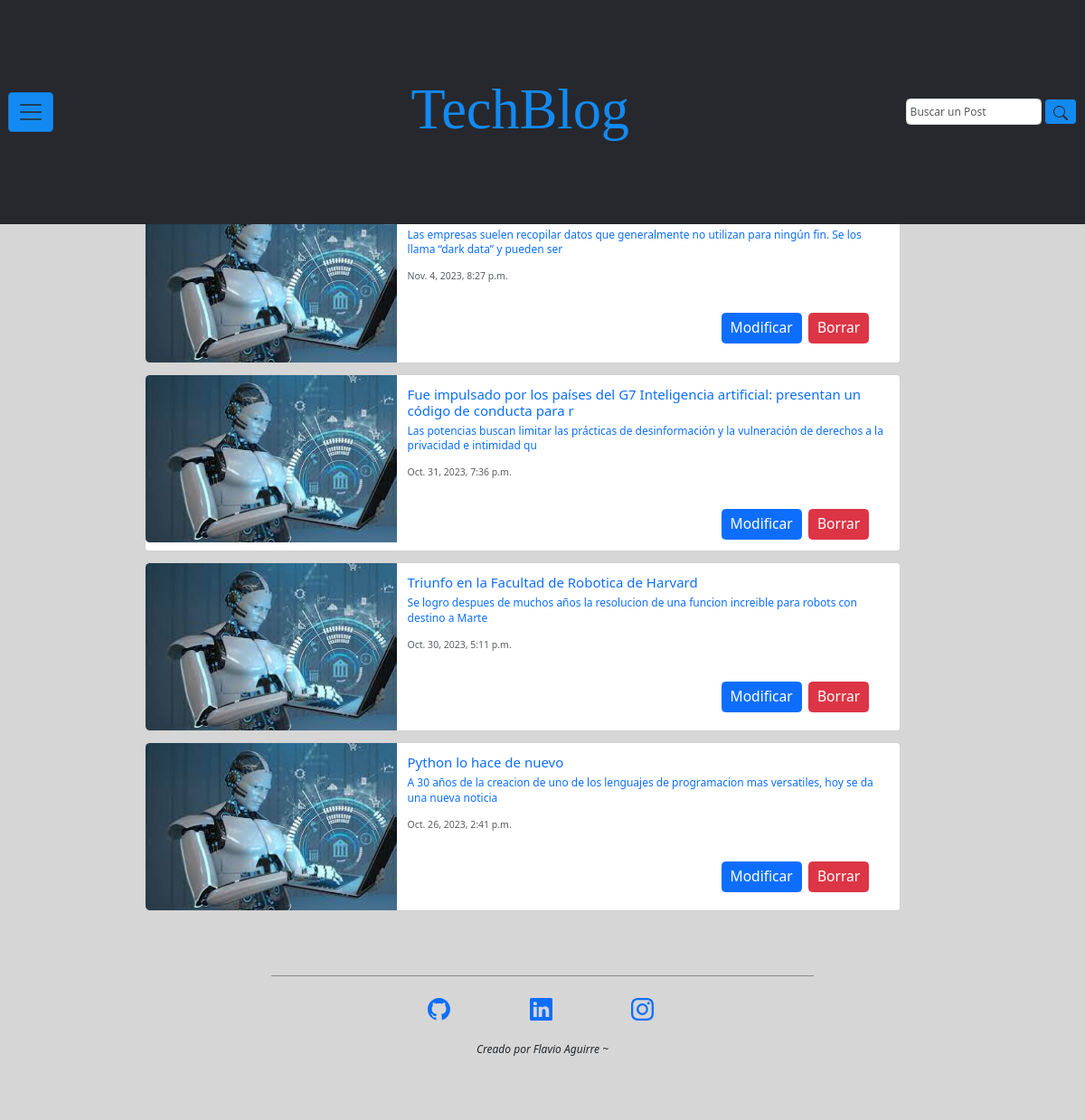
/inicio_blog/mis_posts (signed in), run on the app's committed database.
### inicio_blog/models.py (models this page shows, shortened)
class Posteos(models.Model):
    titulo_posteo = models.CharField(max_length=100)
    descripcion_posteo = models.CharField(max_length=150)
    redaccion_posteo = models.TextField()
    autor_posteo = models.ForeignKey(User, on_delete=models.CASCADE)
    fecha_posteo = models.DateTimeField(auto_now_add=True)
    CATEGORIAS = [
        ('Programacion', 'Programación'),
        ('Robotica', 'Robótica'),
        ('Inteligencia Artificial', 'Inteligencia Artificial'),
    ]
    categoria_posteo = models.CharField(
        max_length=25,
        choices=CATEGORIAS,
        default='Programacion',
    )

### inicio_blog/views.py (the view)
# urls.py: path('inicio_blog/mis_posts', views.mis_posteos, name='mis_posteos'),
def mis_posteos(request):
    lista_posteos = Posteos.objects.all()
    posteos_del_usuario = Posteos.objects.filter(autor_posteo=request.user).order_by('-fecha_posteo')
    return render(request, 'inicio_blog/mis_posts.html', {'posteos_del_usuario': posteos_del_usuario,
                  'lista_posteos': lista_posteos})

### inicio_blog/templates/inicio_blog/mis_posts.html
{% extends "base.html" %}
{% load static %}
{% block content %}
    <main class="d-f contenedor-main justify-content-center">
        <section class="row contenedor-section p-20 col-md-11">
            <h1 class="h1_conenedor_section_mis_posteos text-center">Mis Posteos</h1>
            {% if posteos_del_usuario %}
                {% for posteo in posteos_del_usuario %}
                    <article class="conteiner-article_mis_posteos">
                        <div class="card mb-3" style="max-width: 90%;">
                            <a href="{{ posteo.id }}">
                                <div class="row g-0">
                                    <div class="col-md-4">
                                        <img src={% static "assets/img/inicio_blog/img-tecno1.jfif" %} class="img-fluid rounded-start" alt="...">
                                    </div>
                                    <div class="col-md-8">
                                        <div class="card-body">
                                            <h5 class="card-title">{{ posteo.titulo_posteo }}</h5>
                                            <p class="card-text">{{ posteo.descripcion_posteo }}</p>
                                            <p class="card-text"><small class="text-body-secondary">{{ posteo.fecha_posteo }}</small></p>
                                            <div class="grupo-botones-card">
                                                <button type="button" class="btn btn_grupo-botones-card btn-primary"> Modificar </button>
                                                <button type="button" class="btn btn_grupo-botones-card btn-danger"> Borrar </button>
                                            </div>
                                        </div>
                                    </div>
                                </div>
                            </a>
                        </div>
                    </article>
                {% endfor %}
                {% else %}
                <h3>Todavia no has realizado ningun Posteo.</h3>
            {% endif %}
    </main>
{% endblock %}

### inicio_blog/static/css/styles.css (style rules this page uses)
:root { --primary: #138af2; --secondary: #27282D; --alternative: #27282d72; --bg-color-grey: #cccc; --spacing-xxlarge: 12.5em; --spacing-xlarge: 10em; --spacing-large: 7em; --spacing-medium: 2.4em; --spacing-small: 2em; --spacing-xsmall: 1.2em; --spacing-xxsmall: .3em; --font-principal: Roboto; --font-title: 'Playfair Display', serif; --text-xlarge: 5.2rem; --text-large: 3.2rem; --text-medium: 2.5rem; --text-base: 2rem; --text-small: 1.7rem; --text-xsmall: 1.3rem; }
*::after, *::before, * { margin: 0; padding: 0; box-sizing: border-box; vertical-align: baseline; }
html { scroll-behavior: smooth; font-size: 75%; }
body { min-height: 100vh; background: #cccc; font-size: 100%; line-height: 1.4em; }
a { text-decoration: none; font-style: inherit; }
img, picture, video, iframe { max-width: 100%; width: 100%; display: block; }
.contenedor-main { margin-top: var(--spacing-large); padding: 4% 6%; display: flex; }
.contenedor-section { padding: 1%; }
.conteiner-article_mis_posteos { margin-left: var(--spacing-small); }
.h1_conenedor_section_mis_posteos { margin-bottom: var(--spacing-xsmall); }
.grupo-botones-card { display: flex; justify-content: flex-end; gap: var(--spacing-xxsmall); margin: 6% 4% 0 0; font-size: var(--text-base); }
.btn_grupo-botones-card { font-size: var(--text-xsmall); }

### data on the page
Posteos: descripcion_posteo "Las empresas suelen recopilar datos que generalmente no utilizan para ningún fin. Se los llama “dark data” y pueden ser", fecha_posteo "Nov. 4, 2023, 8:27 p.m."
Posteos: titulo_posteo "Fue impulsado por los países del G7 Inteligencia artificial: presentan un código de conducta para r", descripcion_posteo "Las potencias buscan limitar las prácticas de desinformación y la vulneración de derechos a la privacidad e intimidad qu", fecha_posteo "Oct. 31, 2023, 7:36 p.m."
Posteos: titulo_posteo "Triunfo en la Facultad de Robotica de Harvard", descripcion_posteo "Se logro despues de muchos años la resolucion de una funcion increible para robots con destino a Marte", fecha_posteo "Oct. 30, 2023, 5:11 p.m."
Posteos: titulo_posteo "Python lo hace de nuevo", descripcion_posteo "A 30 años de la creacion de uno de los lenguajes de programacion mas versatiles, hoy se da una nueva noticia", fecha_posteo "Oct. 26, 2023, 2:41 p.m."
